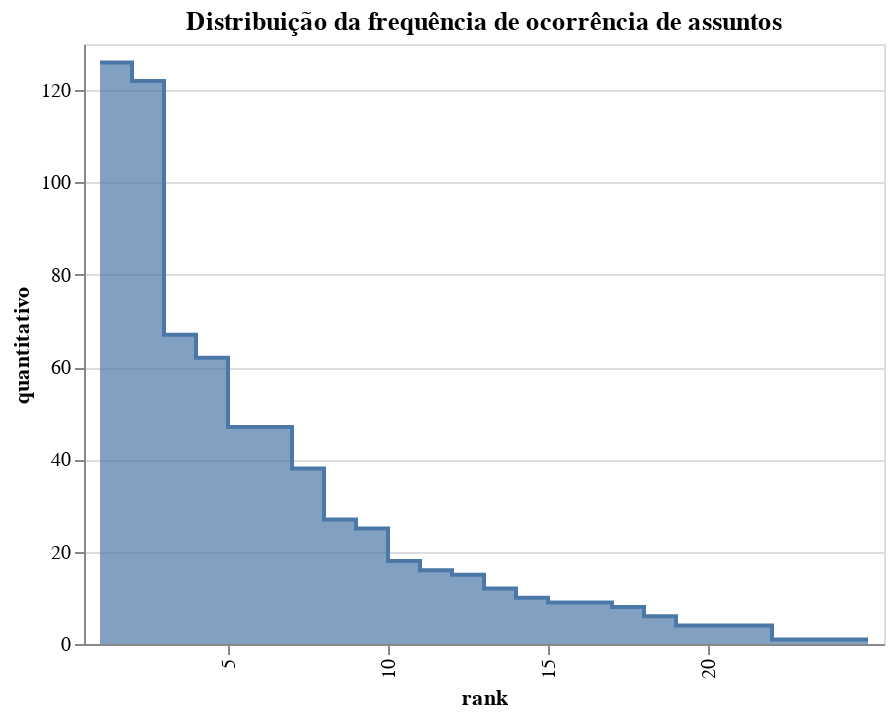

Notebook source saved alongside this figure:
### Code cell
alt.Chart(count_clf_assuntos).mark_area(
    interpolate='step-after',
    line=True
).encode(
    alt.X('rank:O', axis=alt.Axis(values=[5, 10, 15, 20, 30])),
    alt.Y('quantitativo:Q'),
 #   color=alt.value(default_color_1),
).properties(
    width=400,
    height=300,
    title='Distribuição da frequência de ocorrência de assuntos'
).interactive()

### Figure 1 — Vega-Lite specification as saved in the notebook (floating-point values rounded to 4 significant figures)
{"config": {"view": {"continuousWidth": 400, "continuousHeight": 300}}, "data": {"name": "data-6dd96e034672a2aa142b7f942a8de3c5"}, "mark": {"type": "area", "interpolate": "step-after", "line": true}, "encoding": {"x": {"type": "ordinal", "axis": {"values": [5, 10, 15, 20, 30]}, "field": "rank"}, "y": {"type": "quantitative", "field": "quantitativo"}}, "height": 300, "selection": {"selector002": {"type": "interval", "bind": "scales", "encodings": ["x", "y"]}}, "title": "Distribuição da frequência de ocorrência de assuntos", "width": 400, "$schema": "https://vega.github.io/schema/vega-lite/v4.8.1.json", "datasets": {"data-6dd96e034672a2aa142b7f942a8de3c5": [{"area_tematica": "LICITACAO", "quantitativo": 126, "soma_acumulada": 126, "perc_acumulado": 18.53, "rank": 1}, {"area_tematica": "PESSOAL", "quantitativo": 122, "soma_acumulada": 248, "perc_acumulado": 36.47, "rank": 2}, {"area_tematica": "DESPESA", "quantitativo": 67, "soma_acumulada": 315, "perc_acumulado": 46.32, "rank": 3}, {"area_tematica": "PROCESSUAL", "quantitativo": 62, "soma_acumulada": 377, "perc_acumulado": 55.44, "rank": 4}, {"area_tematica": "CONTRATO", "quantitativo": 47, "soma_acumulada": 424, "perc_acumulado": 62.35, "rank": 5}, {"area_tematica": "PRESTACAO DE CONTAS", "quantitativo": 47, "soma_acumulada": 471, "perc_acumulado": 69.26, "rank": 6}, {"area_tematica": "PREVIDENCIA", "quantitativo": 38, "soma_acumulada": 509, "perc_acumulado": 74.85, "rank": 7}, {"area_tematica": "AGENTE POLITICO", "quantitativo": 27, "soma_acumulada": 536, "perc_acumulado": 78.82, "rank": 8}, {"area_tematica": "RESPONSABILIDADE", "quantitativo": 25, "soma_acumulada": 561, "perc_acumulado": 82.5, "rank": 9}, {"area_tematica": "CONTABILIDADE", "quantitativo": 18, "soma_acumulada": 579, "perc_acumulado": 85.15, "rank": 10}, {"area_tematica": "EDUCACAO", "quantitativo": 16, "soma_acumulada": 595, "perc_acumulado": 87.5, "rank": 11}, {"area_tematica": "CAMARA MUNICIPAL", "quantitativo": 15, "soma_acumulada": 610, "perc_acumulado": 89.71, "rank": 12}, {"area_tematica": "TRANSPARENCIA", "quantitativo": 12, "soma_acumulada": 622, "perc_acumulado": 91.47, "rank": 13}, {"area_tematica": "ORCAMENTO", "quantitativo": 10, "soma_acumulada": 632, "perc_acumulado": 92.94, "rank": 14}, {"area_tematica": "RECEITA", "quantitativo": 9, "soma_acumulada": 641, "perc_acumulado": 94.26, "rank": 15}, {"area_tematica": "SAUDE", "quantitativo": 9, "soma_acumulada": 650, "perc_acumulado": 95.59, "rank": 16}, {"area_tematica": "CONTROLE INTERNO", "quantitativo": 8, "soma_acumulada": 658, "perc_acumulado": 96.76, "rank": 17}, {"area_tematica": "CONVENIO", "quantitativo": 6, "soma_acumulada": 664, "perc_acumulado": 97.65, "rank": 18}, {"area_tematica": "PLANEJAMENTO", "quantitativo": 4, "soma_acumulada": 668, "perc_acumulado": 98.24, "rank": 19}, {"area_tematica": "FUNDEF", "quantitativo": 4, "soma_acumulada": 672, "perc_acumulado": 98.82, "rank": 20}, {"area_tematica": "FUNDEB", "quantitativo": 4, "soma_acumulada": 676, "perc_acumulado": 99.41, "rank": 21}, {"area_tematica": "TRIBUTACAO", "quantitativo": 1, "soma_acumulada": 677, "perc_acumulado": 99.56, "rank": 22}, {"area_tematica": "PATRIMONIO", "quantitativo": 1, "soma_acumulada": 678, "perc_acumulado": 99.71, "rank": 23}, {"area_tematica": "REPRESENTACAO", "quantitativo": 1, "soma_acumulada": 679, "perc_acumulado": 99.85, "rank": 24}, {"area_tematica": "PAGAMENTO", "quantitativo": 1, "soma_acumulada": 680, "perc_acumulado": 100.0, "rank": 25}]}}
